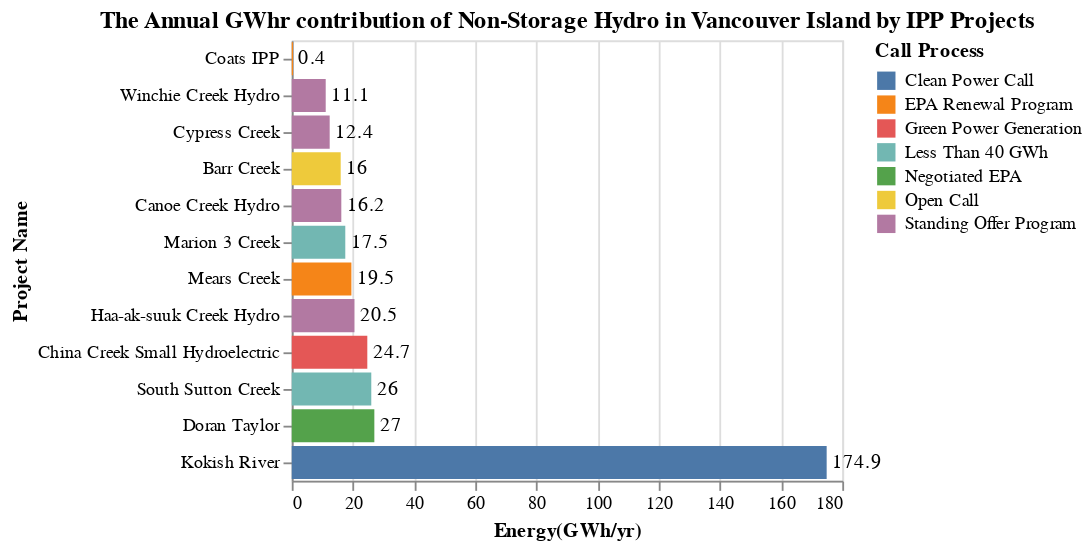

Source (notebook cell):
### Markdown cell above
The bar chart energy_VI_Loc_chart, shows the energy contribution for each of these Non-Storage Hydro projects and the call process by which it was acquired. 

The bar chart capacity_VI_Loc_chart, shows the capacity contribution for each of these Non-Storage Hydro projects and the call process by which it was acquired.

### Code cell
title = alt.TitleParams('The Annual GWhr contribution of Non-Storage Hydro in Vancouver Island by IPP Projects')

capacity_IPP = alt.Chart(data_VI, title = title).mark_bar().encode(
                    alt.Y('Project_name', title='Project Name',sort='x'),
                    alt.X('sum(Energy(GWh/yr))', title='Energy(GWh/yr)'),
                    alt.Color('Call_process', title = 'Call Process')).properties( width=300)
energy_VI_Loc_chart = capacity_IPP + capacity_IPP.mark_text(
    color = 'black', align='left', dx = 3).encode(text='sum(Energy(GWh/yr))',color=alt.value('black'))
energy_VI_Loc_chart

### Figure 1 — Vega-Lite specification as saved in the notebook (floating-point values rounded to 4 significant figures)
{"config": {"view": {"continuousWidth": 300, "continuousHeight": 300}}, "layer": [{"mark": {"type": "bar"}, "encoding": {"color": {"field": "Call_process", "title": "Call Process", "type": "nominal"}, "x": {"aggregate": "sum", "field": "Energy(GWh/yr)", "title": "Energy(GWh/yr)", "type": "quantitative"}, "y": {"field": "Project_name", "sort": "x", "title": "Project Name", "type": "nominal"}}, "title": {"text": "The Annual GWhr contribution of Non-Storage Hydro in Vancouver Island by IPP Projects"}}, {"mark": {"type": "text", "align": "left", "color": "black", "dx": 3}, "encoding": {"color": {"value": "black"}, "text": {"aggregate": "sum", "field": "Energy(GWh/yr)", "type": "quantitative"}, "x": {"aggregate": "sum", "field": "Energy(GWh/yr)", "title": "Energy(GWh/yr)", "type": "quantitative"}, "y": {"field": "Project_name", "sort": "x", "title": "Project Name", "type": "nominal"}}, "title": {"text": "The Annual GWhr contribution of Non-Storage Hydro in Vancouver Island by IPP Projects"}}], "data": {"name": "data-f693cd34f9fd53723e35a56071b927f2"}, "width": 300, "$schema": "https://vega.github.io/schema/vega-lite/v5.20.1.json", "datasets": {"data-f693cd34f9fd53723e35a56071b927f2": [{"Sub_region": "Vancouver Island", "Project_name": "Coats IPP", "IPP_seller": "Crofter's Gleann Enterprises", "Location": "Gabriola Island", "Type": "Non-Storage Hydro", "Year": "2022", "Call_process": "EPA Renewal Program", "Capacity(MW)": 0.5, "Energy(GWh/yr)": 0.4, "Region": "Vancouver Island"}, {"Sub_region": "Vancouver Island", "Project_name": "Cypress Creek", "IPP_seller": "Synex Energy Resources Ltd", "Location": "Gold River", "Type": "Non-Storage Hydro", "Year": "2008", "Call_process": "Standing Offer Program", "Capacity(MW)": 2.8, "Energy(GWh/yr)": 12.4, "Region": "Vancouver Island"}, {"Sub_region": "Vancouver Island", "Project_name": "Mears Creek", "IPP_seller": "Mears Hydro Limited Partnership", "Location": "Gold River", "Type": "Non-Storage Hydro", "Year": "2022", "Call_process": "EPA Renewal Program", "Capacity(MW)": 3.8, "Energy(GWh/yr)": 19.5, "Region": "Vancouver Island"}, {"Sub_region": "Vancouver Island", "Project_name": "Marion 3 Creek", "IPP_seller": "Marion Creek Hydro Inc.", "Location": "Port Alberni", "Type": "Non-Storage Hydro", "Year": "2001", "Call_process": "Less Than 40 GWh", "Capacity(MW)": 4.6, "Energy(GWh/yr)": 17.5, "Region": "Vancouver Island"}, {"Sub_region": "Vancouver Island", "Project_name": "South Sutton Creek", "IPP_seller": "South Sutton Creek Hydro Inc.", "Location": "Port Alberni", "Type": "Non-Storage Hydro", "Year": "2001", "Call_process": "Less Than 40 GWh", "Capacity(MW)": 4.9, "Energy(GWh/yr)": 26.0, "Region": "Vancouver Island"}, {"Sub_region": "Vancouver Island", "Project_name": "China Creek Small Hydroelectric", "IPP_seller": "Upnit Power Limited Partnership", "Location": "Port Alberni", "Type": "Non-Storage Hydro", "Year": "2003", "Call_process": "Green Power Generation", "Capacity(MW)": 6.3, "Energy(GWh/yr)": 24.7, "Region": "Vancouver Island"}, {"Sub_region": "Vancouver Island", "Project_name": "Doran Taylor", "IPP_seller": "Doran Taylor Hydro (JV)", "Location": "Port Alberni", "Type": "Non-Storage Hydro", "Year": "2017", "Call_process": "Negotiated EPA", "Capacity(MW)": 6.0, "Energy(GWh/yr)": 27.0, "Region": "Vancouver Island"}, {"Sub_region": "Vancouver Island", "Project_name": "Kokish River", "IPP_seller": "Kwagis Power Limited Partnership", "Location": "Port McNeil", "Type": "Non-Storage Hydro", "Year": "2010", "Call_process": "Clean Power Call", "Capacity(MW)": 45.0, "Energy(GWh/yr)": 174.9, "Region": "Vancouver Island"}, {"Sub_region": "Vancouver Island", "Project_name": "Barr Creek", "IPP_seller": "Barr Creek Limited Partnership", "Location": "Tahsis", "Type": "Non-Storage Hydro", "Year": "2006", "Call_process": "Open Call", "Capacity(MW)": 4.0, "Energy(GWh/yr)": 16.0, "Region": "Vancouver Island"}, {"Sub_region": "Vancouver Island", "Project_name": "Canoe Creek Hydro", "IPP_seller": "Canoe Creek Hydro Company", "Location": "Ucluelet", "Type": "Non-Storage Hydro", "Year": "2008", "Call_process": "Standing Offer Program", "Capacity(MW)": 5.5, "Energy(GWh/yr)": 16.2, "Region": "Vancouver Island"}, {"Sub_region": "Vancouver Island", "Project_name": "Haa-ak-suuk Creek Hydro", "IPP_seller": "Haa-ak-suuk Creek Hydro Limited Partnership", "Location": "Ucluelet", "Type": "Non-Storage Hydro", "Year": "2010", "Call_process": "Standing Offer Program", "Capacity(MW)": 6.0, "Energy(GWh/yr)": 20.5, "Region": "Vancouver Island"}, {"Sub_region": "Vancouver Island", "Project_name": "Winchie Creek Hydro", "IPP_seller": "Winchie Creek Hydro Limited Partnership", "Location": "Ucluelet", "Type": "Non-Storage Hydro", "Year": "2010", "Call_process": "Standing Offer Program", "Capacity(MW)": 4.0, "Energy(GWh/yr)": 11.1, "Region": "Vancouver Island"}]}}
